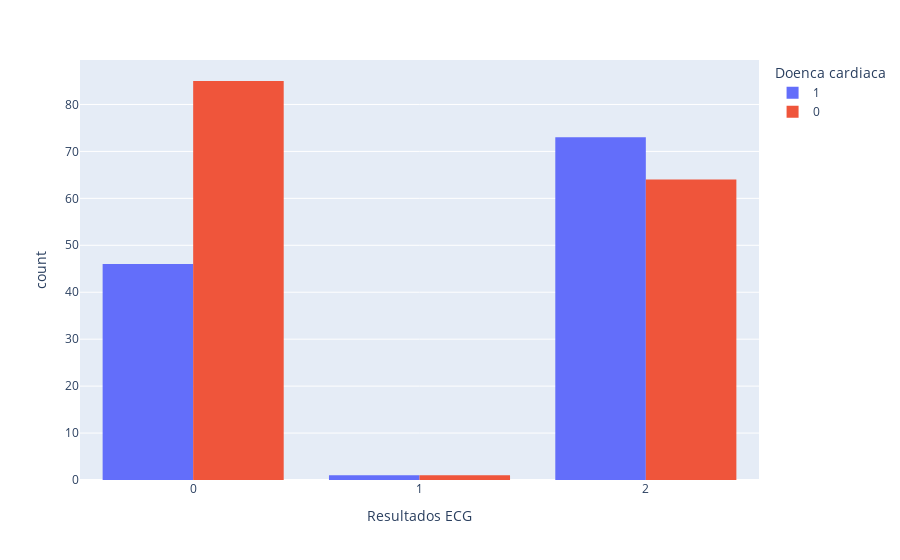

This figure's notebook cell:
### Markdown cell above
O gráfico de barras compara a contagem de pacientes com e sem doença cardíaca em relação aos seus níveis de glicose em jejum, categorizados como acima ou abaixo de 120 mg/dl. 

**Observações:**

* **Maioria com Glicemia Normal:** A maioria dos pacientes em ambos os grupos, com e sem doença cardíaca, apresenta glicemia em jejum **abaixo de 120 mg/dl (representado por "0" no eixo X).** Isso é esperado, visto que a glicemia em jejum acima de 120 mg/dl pode ser um indicativo de diabetes ou pré-diabetes.
* **Sem diferença significativa:** Apesar da maioria em ambos os grupos estar abaixo de 120 mg/dl, a proporção de pacientes com glicemia **acima de 120 mg/dl (representado por "1" no eixo X)** parece ser **similar entre os dois grupos (com ou sem doença cardíaca).**

**Interpretação:**

* **Glicemia de Jejum como Fator de Risco:** Embora não seja possível determinar uma relação causal apenas com este gráfico, glicemia em jejum acima de 120 mg/dl não parecer ser um fator indicativo de risco cardíaco.

### Code cell
px.histogram(df, x='Resultados ECG', color='Doenca cardiaca', barmode='group')

### Figure 1 — Plotly figure (JSON) as saved in the notebook; plotly's stock layout.template omitted (floating-point values rounded to 4 significant figures; data arrays with more than 128 entries replaced by an {"elided": "..."} marker saying what was removed)
{"data": [{"alignmentgroup": "True", "bingroup": "x", "hovertemplate": "Doenca cardiaca=1<br>Resultados ECG=%{x}<br>count=%{y}<extra></extra>", "legendgroup": "1", "marker": {"color": "#636efa", "pattern": {"shape": ""}}, "name": "1", "offsetgroup": "1", "orientation": "v", "showlegend": true, "type": "histogram", "x": [2, 0, 2, 2, 2, 2, 0, 0, 2, 2, 2, 2, 2, 2, 2, 2, 2, 0, 0, 2, 2, 0, 2, 0, 2, 0, 2, 0, 2, 2, 0, 0, 2, 0, 0, 2, 2, 2, 2, 2, 0, 2, 0, 0, 2, 2, 2, 2, 0, 1, 2, 2, 2, 2, 0, 2, 0, 0, 0, 0, 2, 2, 2, 2, 0, 2, 0, 0, 2, 2, 0, 0, 0, 0, 2, 2, 2, 2, 0, 0, 0, 0, 2, 2, 2, 0, 0, 2, 2, 2, 2, 0, 2, 0, 2, 2, 0, 2, 2, 0, 2, 2, 0, 0, 2, 2, 2, 2, 0, 2, 2, 2, 0, 2, 0, 0, 2, 2, 0, 2], "xaxis": "x", "yaxis": "y"}, {"alignmentgroup": "True", "bingroup": "x", "hovertemplate": "Doenca cardiaca=0<br>Resultados ECG=%{x}<br>count=%{y}<extra></extra>", "legendgroup": "0", "marker": {"color": "#EF553B", "pattern": {"shape": ""}}, "name": "0", "offsetgroup": "0", "orientation": "v", "showlegend": true, "type": "histogram", "x": {"elided": "150 int values"}, "xaxis": "x", "yaxis": "y"}], "layout": {"barmode": "group", "legend": {"title": {"text": "Doenca cardiaca"}, "tracegroupgap": 0}, "margin": {"t": 60}, "xaxis": {"anchor": "y", "domain": [0, 1], "title": {"text": "Resultados ECG"}}, "yaxis": {"anchor": "x", "domain": [0, 1], "title": {"text": "count"}}}}
